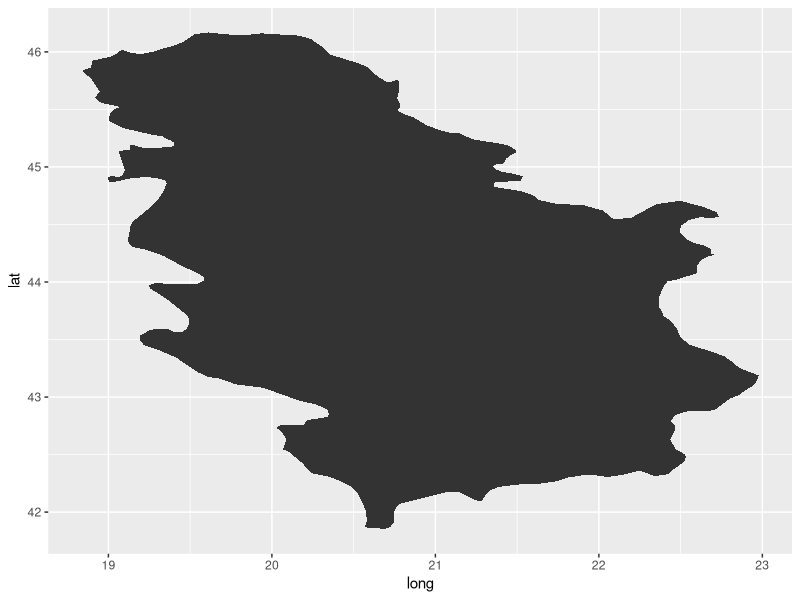

Write R code to recreate this figure.
library(ggplot2)
library(dplyr)

mapdata <- map_data('world')

Srbija <- mapdata[mapdata$region == 'Serbia',]

JebemVamMater <- mapdata[mapdata$region == 'Kosovo',]

Srbija <- rbind(Srbija,JebemVamMater)

Srbija$region[Srbija$region == 'Kosovo'] <- 'Serbia' 

map1 <- ggplot(Srbija, aes(x= long, y = lat), colour = 'black') + geom_polygon()

Srbija <- data.frame(Srbija)
Srbija <- Srbija[,-c(3,4,6)]
write.csv(x = Srbija, file = 'D:\\Repozitorijumi\\Master\\Serbia_Map_Data.csv', row.names = F)
